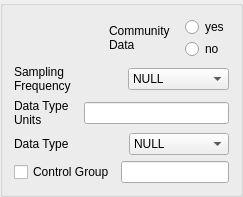
                <widget class="QGroupBox" name="groupBox_7">
                 <property name="title">
                  <string/>
                 </property>
                 <layout class="QVBoxLayout" name="verticalLayout_9">
                  <item>
                   <layout class="QGridLayout" name="gridLayout">
                    <item row="0" column="0">
                     <layout class="QHBoxLayout" name="horizontalLayout_44">
                      <item>
                       <spacer name="horizontalSpacer_18">
                        <property name="orientation">
                         <enum>Qt::Horizontal</enum>
                        </property>
                        <property name="sizeHint" stdset="0">
                         <size>
                          <width>17</width>
                          <height>20</height>
                         </size>
                        </property>
                       </spacer>
                      </item>
                      <item>
                       <layout class="QHBoxLayout" name="horizontalLayout_5">
                        <property name="spacing">
                         <number>15</number>
                        </property>
                        <item>
                         <widget class="QLabel" name="label_4">
                          <property name="text">
                           <string>Community 
Data</string>
                          </property>
                         </widget>
                        </item>
                        <item>
                         <layout class="QVBoxLayout" name="verticalLayout_3">
                          <property name="spacing">
                           <number>2</number>
                          </property>
                          <item>
                           <widget class="QRadioButton" name="rbtnCommunityyes">
                            <property name="text">
                             <string>yes</string>
                            </property>
                           </widget>
                          </item>
                          <item>
                           <widget class="QRadioButton" name="rbtnCommunityno">
                            <property name="text">
                             <string>no</string>
                            </property>
                           </widget>
                          </item>
                         </layout>
                        </item>
                       </layout>
                      </item>
                     </layout>
                    </item>
                    <item row="1" column="0">
                     <layout class="QHBoxLayout" name="horizontalLayout_3">
                      <property name="spacing">
                       <number>15</number>
                      </property>
                      <item>
                       <widget class="QLabel" name="label_2">
                        <property name="text">
                         <string>Sampling 
Frequency</string>
                        </property>
                       </widget>
                      </item>
                      <item>
                       <layout class="QVBoxLayout" name="verticalLayout">
                        <item>
                         <widget class="QComboBox" name="cboxSamplingfrequency">
                          <item>
                           <property name="text">
                            <string>NULL</string>
                           </property>
                          </item>
                          <item>
                           <property name="text">
                            <string>year</string>
                           </property>
                          </item>
                          <item>
                           <property name="text">
                            <string>month</string>
                           </property>
                          </item>
                          <item>
                           <property name="text">
                            <string>day</string>
                           </property>
                          </item>
                          <item>
                           <property name="text">
                            <string>month:year</string>
                           </property>
                          </item>
                          <item>
                           <property name="text">
                            <string>season:year</string>
                           </property>
                          </item>
                          <item>
                           <property name="text">
                            <string>biennial</string>
                           </property>
                          </item>
                          <item>
                           <property name="text">
                            <string>bimonthly</string>
                           </property>
                          </item>
                          <item>
                           <property name="text">
                            <string>triennial</string>
                           </property>
                          </item>
                          <item>
                           <property name="text">
                            <string>quadrennial</string>
                           </property>
                          </item>
                          <item>
                           <property name="text">
                            <string>quinquennial</string>
                           </property>
                          </item>
                          <item>
                           <property name="text">
                            <string>irregular</string>
                           </property>
                          </item>
                          <item>
                           <property name="text">
                            <string>NA</string>
                           </property>
                          </item>
                         </widget>
                        </item>
                       </layout>
                      </item>
                     </layout>
                    </item>
                    <item row="2" column="0">
                     <layout class="QHBoxLayout" name="horizontalLayout_4">
                      <property name="spacing">
                       <number>15</number>
                      </property>
                      <item>
                       <widget class="QLabel" name="label_3">
                        <property name="sizePolicy">
                         <sizepolicy hsizetype="Fixed" vsizetype="Fixed">
                          <horstretch>0</horstretch>
                          <verstretch>0</verstretch>
                         </sizepolicy>
                        </property>
                        <property name="text">
                         <string>Data Type 
Units</string>
                        </property>
                       </widget>
                      </item>
                      <item>
                       <layout class="QVBoxLayout" name="verticalLayout_2">
                        <item>
                         <widget class="QLineEdit" name="lnedDatatypeunits"/>
                        </item>
                       </layout>
                      </item>
                     </layout>
                    </item>
                    <item row="3" column="0">
                     <layout class="QHBoxLayout" name="horizontalLayout_2">
                      <property name="spacing">
                       <number>15</number>
                      </property>
                      <item>
                       <widget class="QLabel" name="label">
                        <property name="text">
                         <string>Data Type</string>
                        </property>
                       </widget>
                      </item>
                      <item>
                       <widget class="QComboBox" name="cboxDatatype">
                        <item>
                         <property name="text">
                          <string>NULL</string>
                         </property>
                        </item>
                        <item>
                         <property name="text">
                          <string>count</string>
                         </property>
                        </item>
                        <item>
                         <property name="text">
                          <string>density</string>
                         </property>
                        </item>
                        <item>
                         <property name="text">
                          <string>biomass</string>
                         </property>
                        </item>
                        <item>
                         <property name="text">
                          <string>cover</string>
                         </property>
                        </item>
                        <item>
                         <property name="text">
                          <string>individual</string>
                         </property>
                        </item>
                       </widget>
                      </item>
                     </layout>
                    </item>
                    <item row="4" column="0">
                     <layout class="QHBoxLayout" name="horizontalLayout_49">
                      <item>
                       <widget class="QCheckBox" name="ckControlgroup">
                        <property name="text">
                         <string>Control Group</string>
                        </property>
                       </widget>
                      </item>
                      <item>
                       <widget class="QLineEdit" name="lnedControlgroup"/>
                      </item>
                     </layout>
                    </item>
                   </layout>
                  </item>
                 </layout>
                </widget>
